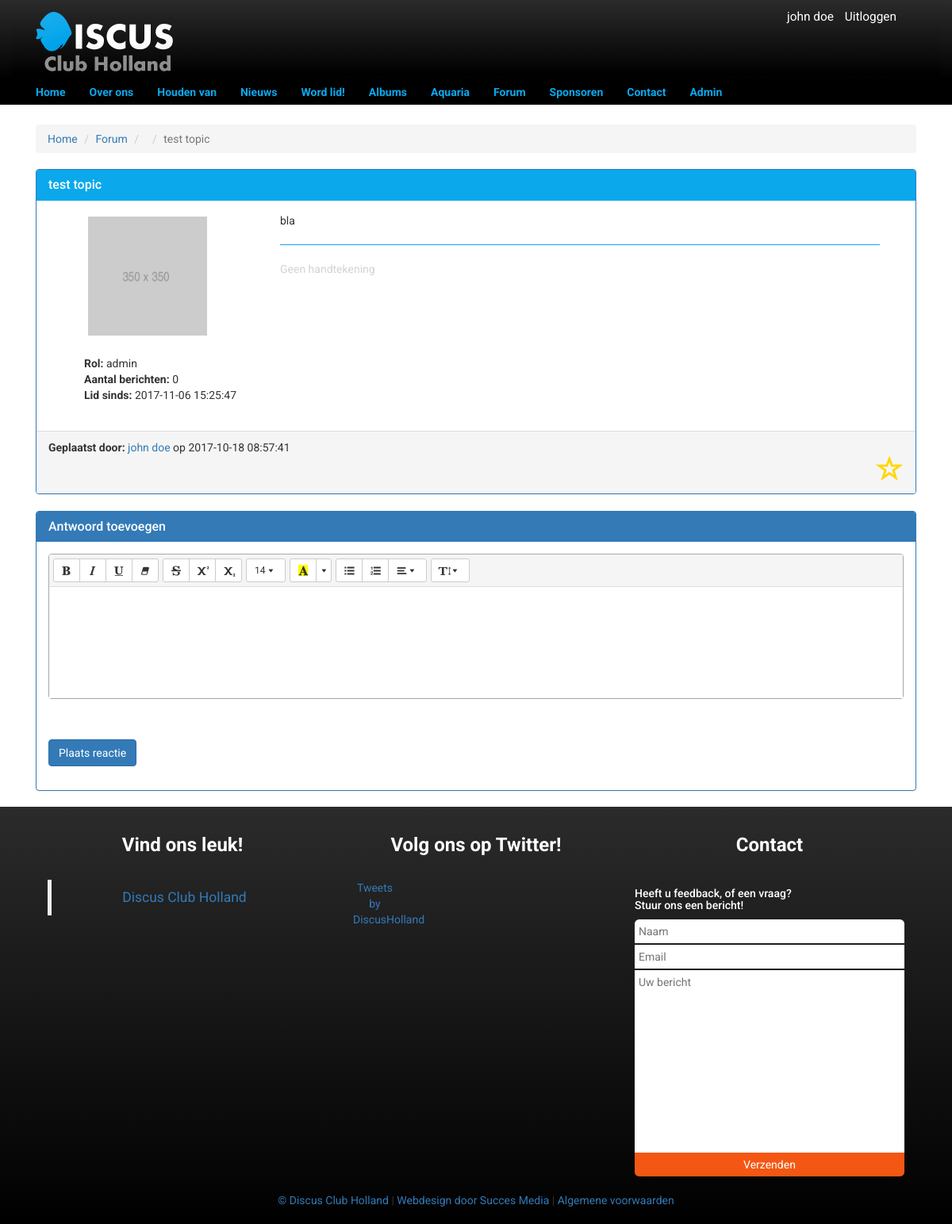
/forum/post/2 (signed in), run on the app's committed database.
### tables this page shows
CREATE TABLE IF NOT EXISTS `topic` (
  `id` INT NOT NULL AUTO_INCREMENT,
  `sub_category_id` INT NOT NULL,
  `title` VARCHAR(100) NOT NULL,
  `user_id` INT NOT NULL,
  `content` TEXT NOT NULL,
  `created_at` TIMESTAMP NULL DEFAULT NULL,
  `state_id` INT NOT NULL DEFAULT 1,
  `last_changed` TIMESTAMP NOT NULL DEFAULT CURRENT_TIMESTAMP ON UPDATE CURRENT_TIMESTAMP,
  `deleted_at` TIMESTAMP NULL,
  PRIMARY KEY (`id`),
  INDEX `fk_topics_sub_categorieen1_idx` (`sub_category_id` ASC),
  INDEX `fk_topics_user1_idx` (`user_id` ASC),
  INDEX `fk_topics_state1_idx` (`state_id` ASC),
  CONSTRAINT `fk_topics_sub_categorieen1`
    FOREIGN KEY (`sub_category_id`)
    REFERENCES `sub_category` (`id`)
    ON DELETE NO ACTION
    ON UPDATE NO ACTION,
  CONSTRAINT `fk_topics_user1`
    FOREIGN KEY (`user_id`)
    REFERENCES `user` (`id`)
    ON DELETE NO ACTION
    ON UPDATE NO ACTION,
  CONSTRAINT `fk_topics_state1`
    FOREIGN KEY (`state_id`)
    REFERENCES `state` (`id`)
    ON DELETE NO ACTION
    ON UPDATE NO ACTION);

CREATE TABLE IF NOT EXISTS `user` (
  `id` INT NOT NULL AUTO_INCREMENT,
  `email` VARCHAR(256) NOT NULL,
  `first_name` VARCHAR(256) NOT NULL,
  `last_name` VARCHAR(256) NOT NULL,
  `username` VARCHAR(100) NOT NULL,
  `password` VARCHAR(256) NOT NULL,
  `role_id` INT NOT NULL DEFAULT 2,
  `created_at` TIMESTAMP NULL DEFAULT NULL,
  `last_changed` TIMESTAMP NOT NULL DEFAULT CURRENT_TIMESTAMP ON UPDATE CURRENT_TIMESTAMP,
  `signature` TEXT NULL,
  `birthdate` DATE NULL,
  `city` VARCHAR(256) NULL,
  `profile_img` INT NOT NULL DEFAULT 1,
  `news` TINYINT(1) NOT NULL DEFAULT 0,
  `messenger_img` INT NOT NULL DEFAULT 17,
  `deleted_at` TIMESTAMP NULL,
  `address` VARCHAR(256) NULL,
  `postal_code` VARCHAR(6) NULL,
  `phone` VARCHAR(15) NULL,
  `iban` VARCHAR(20) NULL,
  `house_number` INT(5) NULL,
  PRIMARY KEY (`id`),
  INDEX `fk_user_role1_idx` (`role_id` ASC),
  UNIQUE INDEX `username_UNIQUE` (`username` ASC),
  INDEX `fk_user_image1_idx` (`profile_img` ASC),
  INDEX `fk_user_image2_idx` (`messenger_img` ASC),
  CONSTRAINT `fk_user_role1`
    FOREIGN KEY (`role_id`)
    REFERENCES `role` (`id`)
    ON DELETE NO ACTION
    ON UPDATE NO ACTION,
  CONSTRAINT `fk_user_image1`
    FOREIGN KEY (`profile_img`)
    REFERENCES `image` (`id`)
    ON DELETE NO ACTION
    ON UPDATE NO ACTION,
  CONSTRAINT `fk_user_image2`
    FOREIGN KEY (`messenger_img`)
    REFERENCES `image` (`id`)
    ON DELETE NO ACTION
    ON UPDATE NO ACTION);

CREATE TABLE IF NOT EXISTS `image` (
  `id` INT NOT NULL AUTO_INCREMENT,
  `path` TEXT NOT NULL,
  `album_id` INT NULL,
  `aquarium_id` INT NULL,
  PRIMARY KEY (`id`),
  INDEX `fk_image_album1_idx` (`album_id` ASC),
  INDEX `fk_image_aquarium1_idx` (`aquarium_id` ASC),
  CONSTRAINT `fk_image_album1`
    FOREIGN KEY (`album_id`)
    REFERENCES `album` (`id`)
    ON DELETE NO ACTION
    ON UPDATE NO ACTION,
  CONSTRAINT `fk_image_aquarium1`
    FOREIGN KEY (`aquarium_id`)
    REFERENCES `aquarium` (`id`)
    ON DELETE NO ACTION
    ON UPDATE NO ACTION);

CREATE TABLE IF NOT EXISTS `role` (
  `id` INT NOT NULL AUTO_INCREMENT,
  `name` VARCHAR(32) NOT NULL,
  PRIMARY KEY (`id`));

### includes/tools/security.php (called while the page is built, shortened)
<?php
$logged_in = !empty($_SESSION["user"]);
if (!$logged_in) {
    $current_level = "gast";
} else {
    $current_level = $_SESSION["user"]->role_name;
}
$admin_levels = ["admin", "redacteur"];

### pages/forum/post.php (the view, shortened to what this page needs)
<?php
require_once("../../includes/tools/security.php");
$sql = "SELECT *, user.id AS user_id, role.name AS role_name, user.created_at AS user_created_at, topic.id as topic_id, topic.content AS topic_content, topic.created_at AS topic_created_at, sub_category.id AS sub_category_id, sub_category.name AS sub_category_name FROM topic LEFT JOIN sub_category ON topic.sub_category_id = sub_category.id LEFT JOIN user ON topic.user_id = user.id LEFT JOIN image ON user.profile_img = image.id LEFT JOIN role ON user.role_id = role.id WHERE topic.id = ?";
$result = $dbc->prepare($sql);
$result->bindParam(1, $_GET['id']);
$result->execute();
$rows = $result->fetch(PDO::FETCH_ASSOC);
$fullName = $rows['first_name'].' '.$rows['last_name'];
require_once("../../includes/tools/berichtParse.php");
?>
<!DOCTYPE html>
<html lang="en">
<head>
    <link rel="stylesheet" href="/css/style.css">
    <link rel="stylesheet" href="/css/bericht.css">
    <link rel="stylesheet" href="https://maxcdn.bootstrapcdn.com/bootstrap/3.3.7/css/bootstrap.min.css">
    <link rel="stylesheet" href="/css/summernote.css">
</head>
<body>
<?php
require_once("../../includes/components/nav.php");
?>
<div class="container main" style="margin-top:25px;">
    <div class="row">
        <div class="col-xs-12">
            <?php if(!$rows) : ?>
                <div class="message error">Deze pagina bestaat niet, <a href="/forum/"> ga terug</a></div>
            <?php else : ?>
            <ol class="breadcrumb">
                <li><a href="/">Home</a></li>
                <li><a href="/forum/">Forum</a></li>
                <li><a href="/forum/topic/<?php echo $rows['sub_category_id']; ?>"><?php echo $rows['sub_category_name']; ?></a></li>
                <li class="active"><?php echo $rows['title']; ?></li>
            </ol>
            <?php if($_GET['pagina'] == 1) : ?>
            <div class="panel panel-primary">
                <div class="panel-heading border-color-blue">
                    <h3 class="panel-title text-left"><?php echo $rows['title']; ?></h3>
                </div>
                <div class="panel-body padding-padding ">
                    <div class="col-md-12 ">
                        <div class="col-md-3">
                            <div class="col-md-12">
                                <img class="img" src="/images<?php echo $rows['path']; ?>">
                            </div>
                            <?php
                            $replySql = "SELECT COUNT(id) AS x_reply FROM reply WHERE user_id = ? AND deleted_at IS NULL";
                            $replyResult = $dbc->prepare($replySql);
                            $replyResult->bindParam(1, $_SESSION['user']->id);
                            $replyResult->execute();
                            $replyCount = $replyResult->fetch(PDO::FETCH_ASSOC);
                            ?>
                            <div class="col-md-12">
                                <br><b>Rol: </b><?php echo $rows['role_name']; ?>
                                <br><b>Aantal berichten: </b><?php echo $replyCount['x_reply']; ?>
                                <br><b>Lid sinds: </b> <?php echo $rows['user_created_at']; ?><br><br>
                            </div>
                        </div>
                        <div class="col-md-9">
                            <p><?php echo html_entity_decode($rows['topic_content']); ?></p>
                            <p>
                            <hr>
                            <?php if($rows['signature'] != "") : ?>
                                <?php echo $rows['signature']; ?>
                            <?php else: ?>
                                <span style="color: lightgray;">Geen handtekening</span>
                            <?php endif; ?>
                            </p>
                        </div>
                    </div>
                </div>
                <div class="panel-footer">
                    <b>Geplaatst door: </b>
                    <a href="/user/<?php echo $rows['user_id']; ?>"><?php echo $fullName; ?></a>
                    op
                    <?php echo $rows['topic_created_at']; ?>
                    <div class="text-right">
                        <?php
                        $sth = $dbc->prepare("SELECT * FROM favorite WHERE user_id = :user_id AND topic_id = :topic_id");
                        $sth->execute([":user_id" => $_SESSION["user"]->id, "topic_id" => $_GET["id"]]);
                        $favorite = $sth->fetch(PDO::FETCH_ASSOC);
                        ?>
                        <?php if($favorite) : ?>
                            <a href="/includes/tools/user-un-favorite?id=<?php echo $_GET['id']; ?>" class="glyphicon glyphicon-star GlyphSize " style="text-decoration: none; color: gold;"></a>
                        <?php else :?>
                            <a href="/includes/tools/user-favorite?id=<?php echo $_GET['id']; ?>" class="glyphicon glyphicon-star-empty GlyphSize " style="text-decoration: none; color: gold;"></a>
                        <?php endif; ?>
                    </div>
                </div>
            </div>
            <?php endif; ?>
        </div>
    </div>
    <div class="col-xs-12">
    </div>
    <?php if ($logged_in) : ?>
        <div class="col-xs-12">
            <div class="panel panel-primary">
                <div class="panel-heading">
                    <h3 class="panel-title">Antwoord toevoegen</h3>
                </div>
                <div class="panel-body">
                    <form class="form-horizontal" action="<?php echo $_SERVER["REQUEST_URI"]; ?>" method="post">
                        <div class="form-group">
                            <div class="col-md-12">
                            </div>
                        </div>
                        <div class="form-group">
                            <div class="col-md-12">
                            </div>
                        </div>
                        <div class="form-group">
                            <div class="col-md-12">
                                <input type="submit" class="btn btn-primary" class="form-control" name="post_reply"
                                       value="Plaats reactie">
                            </div>
                        </div>
                    </form>
                </div>
            </div>
        </div>
    <?php endif; ?>
    <?php endif; ?>
</div>
<footer>
    <?php require_once("../../includes/components/footer.php"); ?>
</footer>
</body>
</html>

### includes/components/nav.php (shortened to what this page needs)
<div class="header">
    <div class="header container">
        <?php if ($logged_in) { ?>
            <?php $name =  $_SESSION["user"]->first_name.' '.$_SESSION["user"]->last_name; ?>
      <div class='inlog'>
        <div class='dropdown'>
          <a href="/user/" class='dropbtn'><?php echo $name; ?></a>
      </div>
        <a href="/?logout=true">Uitloggen</a>
      </div>
        <?php } ?>
        <div class="col-xs-6">
            <a href="/"><img class="logo" src="/images/Discus_Club_Holland_Logo.png" alt="Discusclubholland"></a>
        </div>
    </div>
  </div>
    <div class="nav-wrapper-pc">
        <nav class="navbar navbar-default navbar-static-top">
            <div class="container">
                <div id='navbar' class='navbar-collapse collapse'>
                    <ul class='nav navbar-nav'>
                        <li><a href='/'>Home</a></li>
                        <li class='dropdown'>
                            <a href='/about/' class='dropdown-toggle'>Over ons</a>
                        </li>
                        <li class='dropdown'>
                            <a href='/houden-van' class='dropdown-toggle'>Houden van</a>
                        </li>
                        <li><a href='/news/'>Nieuws</a></li>
                        <li><a href='/wordlid'>Word lid!</a></li>
                        <li class='dropdown'>
                            <a href='/album/' class='dropdown-toggle'>Albums</a>
                        </li>
                        <li class='dropdown'>
                            <a href='/aquarium/' class='dropdown-toggle'>Aquaria</a>
                        </li>
                        <li class='dropdown'>
                            <a href='/forum/' class='dropdown-toggle'>Forum</a>
                        </li>
                        <li class='dropdown'>
                            <a  href='/sponsor/become' class='dropdown-toggle'>Sponsoren</a>
                        </li>
                        <li><a href='/contact'>Contact</a></li>
                        <?php if ($logged_in && in_array($current_level, $admin_levels)) {
                            ?>
                            <li class='dropdown'>
                                <a href='/admin/' class='dropdown-toggle'>Admin</a>
                            </li>
                        <?php } ?>
                    </ul>
                </div>
            </div>
        </nav>
    </div>

### css/style.css (style rules this page uses)
* { font-family: 'Roboto', sans-serif; }
body { margin: 0; padding: 0; overflow-x: hidden; }
.main { min-height: 50vh; }
hr { border-color: #0ba8ec !important; }
.header { background: black; background: linear-gradient(#2b2b2b, black); padding-bottom: 5px; }
.inlog { float: right; margin-right: 40px; margin-top: 10px; font-size: 1.1em; }
.inlog a { color: #ffffff !important; padding-left: 10px; }
.logo { margin-top: -5px; }
.navbar-default { background-color: black !important; color: #0ba8ec !important; }
.navbar-default a { color: #0ba8ec !important; }
.navbar-default .navbar-collapse { border-color: #000 !important; }
.navbar { margin-bottom: 0px !important; border: 0px solid black !important; font-weight: bold; }
.row { margin-right: 0px !important; margin-left: 0px !important; }
img { max-width: 100%; height: auto; }
.logo { margin-top: 15px; }
.navbar { border-radius: 0 !important; }
.dropbtn { border: none; text-decoration: none; }
.dropdown { position: relative; display: inline-block; text-decoration: none; }
.navbar { min-height: 0px !important; }
.navbar-nav > li > a { padding-top: 6px !important; padding-bottom: 6px !important; }
.border-color-blue { background-color: #0ba8ec !important; border-color: #0ba8ec !important; }
.GlyphSize { font-size: 2.4em; }
.img { position: relative; float: left; width: 150px; height: 150px; background-position: 50% 50%; background-repeat: no-repeat; background-size: cover; background-position: center; margin: 5px; }
.nav-wrapper-pc { display: block; }
@media screen and (min-width: 800px) { .nav-wrapper-pc { display: block; } }

### data on the page
topic: user.last_name "john doe", title "test topic", image.path (placeholder picture), role.name "admin", user.created_at "2017-11-06 15:25:47", content "bla", created_at "2017-10-18 08:57:41"

### other printed values
$replyCount['x_reply'] "0"
